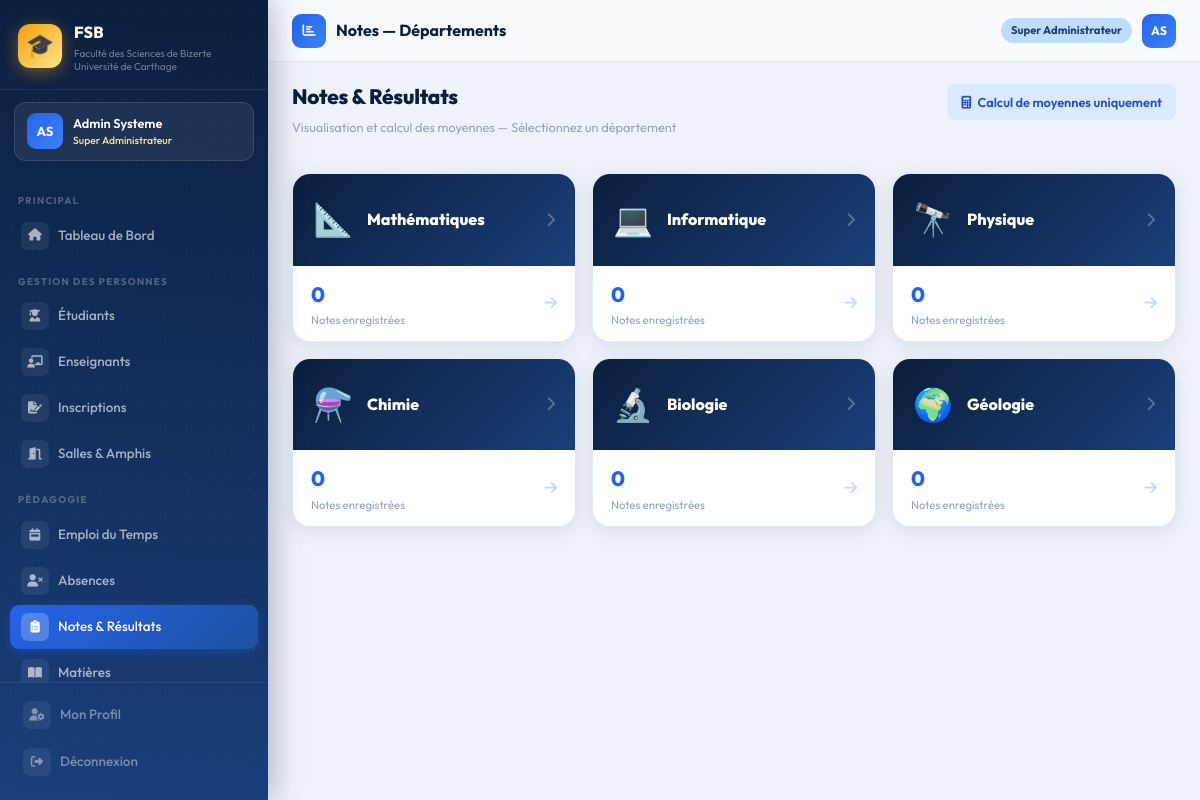
Page /pedagogie/notes/ (signed in) on the committed database.
### accounts/models.py (models this page shows, shortened)
class CustomUser(AbstractUser):
    ROLE_CHOICES = [
        ('super_admin',  'Super Administrateur'),
        ('admin',        'Administrateur'),
        ('scolarite',    'Agent Scolarité'),
        ('chef_dept',    'Chef de Département'),
        ('doyen',        'Doyen / Vice-Doyen'),
    ]
    role = models.CharField(
        max_length=20,
        choices=ROLE_CHOICES,
        default='scolarite'
    )
    telephone = models.CharField(max_length=20, blank=True)
    departement = models.CharField(max_length=50, blank=True)
    @property
    def is_super_admin(self):
        return self.role == 'super_admin'

### administration/models.py (models this page shows, shortened)
class Departement(models.Model):
    NOM_CHOICES = [
        ('mathematiques',  'Mathématiques'),
        ('informatique',   'Informatique'),
        ('physique',       'Physique'),
        ('chimie',         'Chimie'),
        ('biologie',   'Biologie'),
        ('geologie', 'Géologie'),
    ]
    nom         = models.CharField(max_length=50, choices=NOM_CHOICES, unique=True)
    chef        = models.CharField(max_length=100, blank=True, null=True, help_text="Nom du chef de département")
    email       = models.EmailField(blank=True)
    telephone   = models.CharField(max_length=20, blank=True)
    description = models.TextField(blank=True)

### pedagogie/views.py (the view)
# urls.py: path('notes/', views.notes_departements, name='notes'),
@login_required
def notes_departements(request):
    dept_data = []
    for dept in Departement.objects.all():
        nb = Note.objects.filter(matiere__filiere__departement=dept).count()
        dept_data.append({'dept': dept, 'nb_notes': nb})
    return render(request, 'pedagogie/notes/nav_departements.html', {'dept_data': dept_data})

### templates/pedagogie/notes/nav_departements.html
{% extends 'base.html' %}
{% block page_icon %}<i class="fas fa-chart-bar"></i>{% endblock %}
{% block page_title %}Notes — Départements{% endblock %}
{% block content %}
<div class="page-header">
  <div><h1>Notes & Résultats</h1><p class="sub">Visualisation et calcul des moyennes — Sélectionnez un département</p></div>
  <div style="background:#dbeafe;color:#1d4ed8;padding:8px 14px;border-radius:8px;font-size:0.8rem;font-weight:600">
    <i class="fas fa-calculator me-1"></i> Calcul de moyennes uniquement
  </div>
</div>
<div class="row g-3">
  {% for item in dept_data %}
  <div class="col-lg-4 col-md-6 fu fu{{ forloop.counter }}">
    <a href="{% url 'pedagogie:notes_filieres' item.dept.pk %}" style="text-decoration:none">
      <div class="card-fsb" style="transition:all 0.25s;cursor:pointer"
           onmouseover="this.style.transform='translateY(-4px)'" onmouseout="this.style.transform='translateY(0)'">
        <div style="background:linear-gradient(135deg,#0b1e3d,#1a3f7a);padding:20px;display:flex;align-items:center;gap:14px">
          <div style="font-size:2rem">
            {% if item.dept.nom == 'informatique' %}💻{% elif item.dept.nom == 'mathematiques' %}📐{% elif item.dept.nom == 'physique' %}🔭{% elif item.dept.nom == 'chimie' %}⚗️{% elif item.dept.nom == 'biologie' %}🔬{% else %}🌍{% endif %}
          </div>
          <div style="font-size:1rem;font-weight:800;color:white">{{ item.dept.get_nom_display }}</div>
          <i class="fas fa-chevron-right ms-auto" style="color:rgba(255,255,255,0.3)"></i>
        </div>
        <div style="padding:12px 18px;display:flex;justify-content:space-between;align-items:center">
          <div>
            <div style="font-size:1.3rem;font-weight:800;color:#2563eb">{{ item.nb_notes }}</div>
            <div style="font-size:0.71rem;color:#94a3b8">Notes enregistrées</div>
          </div>
          <i class="fas fa-arrow-right" style="color:#bfdbfe"></i>
        </div>
      </div>
    </a>
  </div>
  {% endfor %}
</div>
{% endblock %}

### templates/base.html (shortened to what this page needs)
<!DOCTYPE html>
<html lang="fr">
<head>
    <link href="https://cdn.jsdelivr.net/npm/bootstrap@5.3.2/dist/css/bootstrap.min.css" rel="stylesheet">
    <link href="https://cdnjs.cloudflare.com/ajax/libs/font-awesome/6.5.0/css/all.min.css" rel="stylesheet">
    {% load static %}
    <link rel="stylesheet" href="{% static 'css/fsb.css' %}">
</head>
<body>
    {% if user.is_authenticated %}
    <aside class="sidebar" id="sidebar">
        <div class="sidebar-brand">
            <div class="brand-logo">🎓</div>
            <div>
                <div class="brand-name">FSB</div>
                <div class="brand-desc">Faculté des Sciences de Bizerte<br>Université de Carthage</div>
            </div>
        </div>
        <div class="sidebar-user">
            <div class="user-avatar">{{ user.first_name|first|upper }}{{ user.last_name|first|upper }}</div>
            <div>
                <div class="user-fullname">{{ user.get_full_name|truncatechars:22 }}</div>
                <div class="user-role-badge">{{ user.get_role_display }}</div>
            </div>
        </div>
        <nav class="sidebar-nav">
            <span class="nav-section">Principal</span>
            <a href="{% url 'administration:dashboard' %}"
                class="sidebar-link {% if request.resolver_match.url_name == 'dashboard' %}active{% endif %}">
                <span class="s-icon"><i class="fas fa-home"></i></span>Tableau de Bord
            </a>
            <span class="nav-section">Gestion des Personnes</span>
            <a href="{% url 'administration:liste_etudiants' %}"
                class="sidebar-link {% if 'etudiants' in request.path %}active{% endif %}">
                <span class="s-icon"><i class="fas fa-user-graduate"></i></span>Étudiants
            </a>
            <a href="{% url 'administration:liste_enseignants' %}"
                class="sidebar-link {% if 'enseignants' in request.path %}active{% endif %}">
                <span class="s-icon"><i class="fas fa-chalkboard-teacher"></i></span>Enseignants
            </a>
            <a href="{% url 'administration:inscriptions' %}"
                class="sidebar-link {% if 'inscriptions' in request.path %}active{% endif %}">
                <span class="s-icon"><i class="fas fa-file-signature"></i></span>Inscriptions
            </a>
            <a href="{% url 'administration:salles' %}"
                class="sidebar-link {% if 'salles' in request.path %}active{% endif %}">
                <span class="s-icon"><i class="fas fa-door-open"></i></span>Salles & Amphis
            </a>
            <span class="nav-section">Pédagogie</span>
            <a href="{% url 'pedagogie:emploi_du_temps' %}"
                class="sidebar-link {% if 'emploi' in request.path %}active{% endif %}">
                <span class="s-icon"><i class="fas fa-calendar-week"></i></span>Emploi du Temps
            </a>
            <a href="{% url 'pedagogie:absences' %}"
                class="sidebar-link {% if 'absences' in request.path %}active{% endif %}">
                <span class="s-icon"><i class="fas fa-user-times"></i></span>Absences
            </a>
            <a href="{% url 'pedagogie:notes' %}"
                class="sidebar-link {% if 'notes' in request.path %}active{% endif %}">
                <span class="s-icon"><i class="fas fa-clipboard-list"></i></span>Notes & Résultats
            </a>
            <a href="{% url 'pedagogie:matieres' %}"
                class="sidebar-link {% if 'matieres' in request.path %}active{% endif %}">
                <span class="s-icon"><i class="fas fa-book-open"></i></span>Matières
            </a>
        </nav>
        <div class="sidebar-footer">
            <a href="{% url 'accounts:profile' %}" class="sidebar-link" style="margin-bottom:3px">
                <span class="s-icon"><i class="fas fa-user-cog"></i></span>Mon Profil
            </a>
            <a href="{% url 'accounts:logout' %}" class="sidebar-link danger">
                <span class="s-icon"><i class="fas fa-sign-out-alt"></i></span>Déconnexion
            </a>
        </div>
    </aside>
    <div class="main-wrapper">
        <header class="topbar">
            <div class="topbar-left">
                <div class="topbar-icon">{% block page_icon %}<i class="fas fa-th"></i>{% endblock %}</div>
                <span class="topbar-title">{% block page_title %}Tableau de Bord{% endblock %}</span>
            </div>
            <div class="topbar-right">
                <span class="role-chip">{{ user.get_role_display }}</span>
                <a class="user-avatar"
                    style="width:34px;height:34px;font-size:0.77rem;border-radius:9px;cursor:pointer;display:inline-flex;align-items:center;justify-content:center;text-decoration:none"
                    href="{% url 'accounts:profile' %}">
                    {{ user.first_name|first|upper }}{{ user.last_name|first|upper }}
                </a>
            </div>
        </header>
        <div class="content-area">
            {% block content %}{% endblock %}
        </div>
    </div>
    {% else %}
    {% block full_content %}{% endblock %}
    {% endif %}
    {% load static %}
</body>
</html>

### rows in the picture
CustomUser: first_name|first "A", last_name|first "S", get_full_name "Admin Systeme", role "Super Administrateur"
Departement: dept.nom "Mathématiques", nb_notes "0"
Departement: dept.nom "Informatique", nb_notes "0"
Departement: dept.nom "Physique", nb_notes "0"
Departement: dept.nom "Chimie", nb_notes "0"
Departement: dept.nom "Biologie", nb_notes "0"
Departement: dept.nom "Géologie", nb_notes "0"
